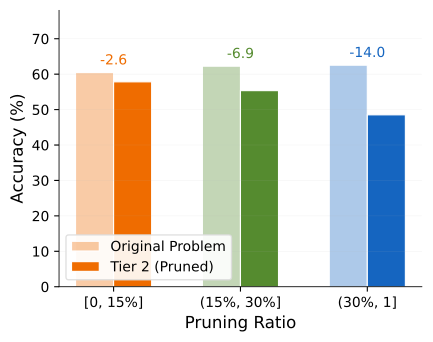

Reproduce this figure in Python.
"""Pruning ratio analysis: accuracy drop vs. fraction of characters removed in Tier 2."""

import json
import os
import numpy as np
from scipy import stats
import matplotlib
matplotlib.use("Agg")
import matplotlib.pyplot as plt
import matplotlib.ticker as mticker

BASE = os.path.dirname(os.path.dirname(os.path.dirname(os.path.abspath(__file__))))
OUT = os.path.dirname(os.path.abspath(__file__))

MODELS = [
    ("gpt-5.4",                       "gpt_5_4",                        "GPT-5.4",              "#2e7d32", "o"),
    ("gpt-5.4-mini",                   "gpt_5_4_mini",                  "GPT-5.4 mini",         "#66bb6a", "o"),
    ("gemini-3.1-pro-preview",         "gemini_3_1_pro_preview",        "Gemini 3.1 Pro",       "#1565c0", "s"),
    ("gemini-3.1-flash-lite-preview",  "gemini_3_1_flash_lite_preview", "Gemini 3.1 Flash-Lite","#42a5f5", "s"),
    ("gemma-4-31b-it",                 "gemma_4_31b",                   "Gemma 4 31B",          "#00897b", "D"),
    ("us.anthropic.claude-opus-4-6-v1","claude_opus_4_6",               "Claude Opus 4.6",      "#e65100", "^"),
    ("us.anthropic.claude-sonnet-4-6", "claude_sonnet_4_6",             "Claude Sonnet 4.6",    "#ff9800", "^"),
    ("qwen.qwen3-vl-235b-a22b",       "qwen3_vl_235b_a22b",           "Qwen3-VL-235B-A22B",   "#9c27b0", "P"),
    ("moonshotai.kimi-k2.5",           "kimi_k2_5",                    "Kimi K2.5",            "#78909c", "X"),
    ("qwen/qwen3.5-397b-a17b",        "open_router_qwen3_5_397b_a17b","Qwen3.5-397B-A17B",    "#6a1b9a", "P"),
]

LEGEND_ORDER = [
    "GPT-5.4", "GPT-5.4 mini",
    "Gemini 3.1 Pro", "Gemini 3.1 Flash-Lite",
    "Claude Opus 4.6", "Claude Sonnet 4.6",
    "Qwen3-VL-235B-A22B", "Qwen3.5-397B-A17B",
    "Gemma 4 31B", "Kimi K2.5",
]


def load(path):
    with open(os.path.join(BASE, path)) as f:
        return json.load(f)


def get_t0_correct(slug, model_key):
    data = load(f"data/filtered_data_with_solution_hard_{slug}_judged.json")
    out = {}
    for item in data:
        if item is None:
            continue
        judge = (item.get("model") or {}).get(model_key, {}).get("judge") or {}
        if "correct" in judge:
            out[item["id"]] = bool(judge["correct"])
    return out


def get_t2_correct(slug, model_key):
    data = load(f"data/filtered_data_with_solution_hard_tier1+2_clean_tier2_{slug}_judged.json")
    out = {}
    for item in data:
        if item is None:
            continue
        t2qs = item.get("tier2_questions") or []
        if not t2qs:
            continue
        scoring = t2qs[0].get("scoring") or {}
        result = scoring.get(model_key) or {}
        if "correct" in result:
            out[item["id"]] = bool(result["correct"])
    return out


def corr(x, y):
    x, y = np.array(x, dtype=float), np.array(y, dtype=float)
    if len(x) < 3 or np.std(x) == 0 or np.std(y) == 0:
        return {"pearson_r": float("nan"), "pearson_p": float("nan"),
                "spearman_r": float("nan"), "spearman_p": float("nan"), "n": len(x)}
    pr, pp = stats.pearsonr(x, y)
    sr, sp = stats.spearmanr(x, y)
    return {"pearson_r": pr, "pearson_p": pp, "spearman_r": sr, "spearman_p": sp, "n": int(len(x))}


def main():
    clean = load("data/filtered_data_with_solution_hard_tier1+2_clean.json")

    # Compute per-problem pruning ratio (char-based), exclude negatives
    pruning_ratios = {}
    for item in clean:
        if not item.get("tier2_questions"):
            continue
        orig_len = len(item["question"])
        pruned_len = len(item["tier2_questions"][0]["pruned_question"])
        if orig_len == 0:
            continue
        ratio = 1 - pruned_len / orig_len
        if ratio < 0:
            continue
        pruning_ratios[item["id"]] = ratio

    ratios_arr = np.array(list(pruning_ratios.values()))
    print(f"Items with valid pruning ratio: {len(pruning_ratios)}")
    print(f"Excluded (negative ratio, i.e. text expanded): {sum(1 for item in clean if item.get('tier2_questions') and len(item['question']) > 0 and 1 - len(item['tier2_questions'][0]['pruned_question']) / len(item['question']) < 0)}")
    print(f"Ratio stats: mean={ratios_arr.mean():.3f}, median={np.median(ratios_arr):.3f}, "
          f"Q1={np.percentile(ratios_arr, 25):.3f}, Q3={np.percentile(ratios_arr, 75):.3f}")

    # Fixed thresholds
    t1_bound, t2_bound = 0.15, 0.30
    print(f"Bin boundaries: {t1_bound}, {t2_bound}")

    BINS = [
        (0.0, t1_bound,     "[0, 15%]"),
        (t1_bound, t2_bound, "(15%, 30%]"),
        (t2_bound, 1.001,    "(30%, 1]"),
    ]

    # Collect per-(problem, model) data
    all_rows = []
    model_agg = {}

    for model_key, slug, label, color, marker in MODELS:
        t0 = get_t0_correct(slug, model_key)
        t2 = get_t2_correct(slug, model_key)

        for pid, ratio in pruning_ratios.items():
            if pid in t0 and pid in t2:
                all_rows.append({
                    "slug": slug, "label": label, "pid": pid,
                    "ratio": ratio, "t0": int(t0[pid]), "t2": int(t2[pid]),
                    "delta": int(t2[pid]) - int(t0[pid]),
                })

        # Per-model stats
        pairs = [(pruning_ratios[pid], int(t0[pid]), int(t2[pid]))
                 for pid in pruning_ratios if pid in t0 and pid in t2]
        if pairs:
            rs = [r for r, _, _ in pairs]
            deltas = [t2c - t0c for _, t0c, t2c in pairs]
            c = corr(rs, deltas)
            t0_acc = 100 * np.mean([t0c for _, t0c, _ in pairs])
            t2_acc = 100 * np.mean([t2c for _, _, t2c in pairs])
            model_agg[label] = {
                "t0_acc": t0_acc, "t2_acc": t2_acc,
                "delta": t2_acc - t0_acc, "corr": c,
                "color": color, "marker": marker,
            }
            print(f"\n{label}")
            print(f"  T0={t0_acc:.1f}%  T2={t2_acc:.1f}%  Δ={t2_acc - t0_acc:+.1f}pp")
            print(f"  corr(ratio, Δ): r={c['pearson_r']:.3f} (p={c['pearson_p']:.1e})  "
                  f"ρ={c['spearman_r']:.3f} (p={c['spearman_p']:.1e})  n={c['n']}")

            # Per-bin accuracy
            for lo, hi, blabel in BINS:
                bin_t0 = [t0c for r, t0c, t2c in pairs if lo <= r < hi]
                bin_t2 = [t2c for r, t0c, t2c in pairs if lo <= r < hi]
                if bin_t0:
                    bt0 = 100 * np.mean(bin_t0)
                    bt2 = 100 * np.mean(bin_t2)
                    print(f"    {blabel.split(chr(10))[0]:>6}: T0={bt0:.1f}%  T2={bt2:.1f}%  Δ={bt2 - bt0:+.1f}pp  n={len(bin_t0)}")

    # ── Styling ──
    plt.rcParams.update({
        "font.family": "sans-serif",
        "font.size": 12,
        "axes.spines.top": False,
        "axes.spines.right": False,
        "axes.linewidth": 0.6,
    })

    FIG_HEIGHT = 3.6
    group_colors = ["#ef6c00", "#558b2f", "#1565c0"]

    # ── Figure: Grouped bar chart with Δ annotation ──
    bin_t0_accs, bin_t2_accs, bin_ns = [], [], []
    for lo, hi, _ in BINS:
        t0_vals = [row["t0"] for row in all_rows if lo <= row["ratio"] < hi]
        t2_vals = [row["t2"] for row in all_rows if lo <= row["ratio"] < hi]
        bin_t0_accs.append(100 * np.mean(t0_vals) if t0_vals else 0)
        bin_t2_accs.append(100 * np.mean(t2_vals) if t2_vals else 0)
        bin_ns.append(len(t0_vals))

    deltas = [t2 - t0 for t0, t2 in zip(bin_t0_accs, bin_t2_accs)]

    fig, ax = plt.subplots(figsize=(4.5, FIG_HEIGHT))
    x = np.arange(len(BINS))
    w = 0.3

    for i in range(len(BINS)):
        light = matplotlib.colors.to_rgba(group_colors[i], alpha=0.35)
        ax.bar(x[i] - w / 2, bin_t0_accs[i], w, color=light, edgecolor="white", linewidth=0.8,
               label="Original Problem" if i == 0 else None)
        ax.bar(x[i] + w / 2, bin_t2_accs[i], w, color=group_colors[i], edgecolor="white", linewidth=0.8,
               label="Tier 2 (Pruned)" if i == 0 else None)

    for i in range(len(BINS)):
        top = max(bin_t0_accs[i], bin_t2_accs[i])
        ax.annotate(f"{deltas[i]:+.1f}", xy=(x[i], top + 1.5),
                    ha="center", va="bottom", fontsize=10, fontweight="medium",
                    color=group_colors[i])

    xlabels = [b[2] for b in BINS]
    ax.set_xticks(x)
    ax.set_xticklabels(xlabels, fontsize=11)
    ax.set_ylabel("Accuracy (%)", fontsize=12)
    ax.set_xlabel("Pruning Ratio", fontsize=12)
    ax.set_ylim(0, 78)
    ax.yaxis.set_major_locator(mticker.MultipleLocator(10))
    ax.grid(axis="y", alpha=0.15, linewidth=0.4)
    ax.tick_params(axis="both", labelsize=10)
    ax.legend(fontsize=10, loc="lower left", framealpha=0.9, edgecolor="#dddddd")

    fig.tight_layout()
    fig.savefig(os.path.join(OUT, "pruning_ratio.pdf"), bbox_inches="tight", dpi=200)
    fig.savefig(os.path.join(OUT, "pruning_ratio.png"), bbox_inches="tight", dpi=200)
    plt.close(fig)
    print("\nSaved pruning ratio figure.")

    # ── Write markdown ──
    lines = []

    def p(s=""):
        lines.append(s)

    p("# Pruning Ratio Analysis")
    p()
    p("## Overview")
    p()
    p("We stratify Tier 2 problems by the fraction of characters removed during pruning and examine "
      "whether heavier pruning causes larger accuracy drops. A positive correlation between pruning "
      "ratio and accuracy degradation confirms that the pruning signal is meaningful and proportional.")
    p()
    p("**Pruning ratio** = 1 − len(pruned_question) / len(original_question), measured in characters.")
    p()
    p(f"Items with valid pruning ratio (non-negative): **{len(pruning_ratios)}** out of 1,035 T2 items. "
      f"{1035 - len(pruning_ratios)} items excluded because the pruned question is longer than the original "
      f"(these are problems where the original text is minimal, e.g. `<image_1>`, and the pruning pipeline "
      f"expanded it into explicit text).")
    p()
    p(f"Pruning ratio: mean = {ratios_arr.mean():.1%}, median = {np.median(ratios_arr):.1%}, "
      f"Q1 = {np.percentile(ratios_arr, 25):.1%}, Q3 = {np.percentile(ratios_arr, 75):.1%}.")
    p()
    p(f"Tercile boundaries: {t1_bound:.1%} and {t2_bound:.1%}.")
    p()

    p("## Outputs")
    p()
    p("### `pruning_ratio.{pdf,png}`")
    p()
    p("Two-panel figure. Left: original and pruned (T2) accuracy by pruning ratio tercile, pooled "
      "across all 10 models. Right: accuracy change (Δ = T2 − Original) by tercile.")
    p()

    # Summary table
    p("## Pooled Results (across models)")
    p()
    p("| Pruning Ratio | n | Original (%) | Pruned (%) | Δ (pp) |")
    p("|--------------|---:|------------:|----------:|-------:|")
    for i, (lo, hi, blabel) in enumerate(BINS):
        label_short = blabel.split("\n")[0]
        p(f"| {label_short} | {bin_ns[i]:,} | {bin_t0_accs[i]:.1f} | {bin_t2_accs[i]:.1f} | {deltas[i]:+.1f} |")
    p()

    # Per-model correlation table
    p("## Per-Model Correlation: Pruning Ratio vs. Accuracy Change")
    p()
    p("| Model | Original (%) | Pruned (%) | Δ (pp) | Pearson r | p-value | Spearman ρ | p-value |")
    p("|-------|------------:|----------:|-------:|----------:|--------:|-----------:|--------:|")
    for _, _, label, _, _ in MODELS:
        if label in model_agg:
            m = model_agg[label]
            c = m["corr"]
            p(f"| {label} | {m['t0_acc']:.1f} | {m['t2_acc']:.1f} | {m['delta']:+.1f} | "
              f"{c['pearson_r']:.3f} | {c['pearson_p']:.1e} | {c['spearman_r']:.3f} | {c['spearman_p']:.1e} |")
    p()

    # Overall correlation (pooled)
    all_ratios = [row["ratio"] for row in all_rows]
    all_deltas = [row["delta"] for row in all_rows]
    c_all = corr(all_ratios, all_deltas)
    p(f"**Pooled correlation** (n={c_all['n']:,}): "
      f"r = {c_all['pearson_r']:.3f} (p = {c_all['pearson_p']:.1e}), "
      f"ρ = {c_all['spearman_r']:.3f} (p = {c_all['spearman_p']:.1e})")
    p()

    p("## How to Reproduce")
    p()
    p("```bash")
    p("conda activate dataset")
    p("python results/pruning_ratio/pruning_ratio.py")
    p("```")

    md = "\n".join(lines) + "\n"
    md_path = os.path.join(OUT, "pruning_ratio.md")
    with open(md_path, "w") as f:
        f.write(md)
    print(f"Saved markdown to {md_path}")


if __name__ == "__main__":
    main()
